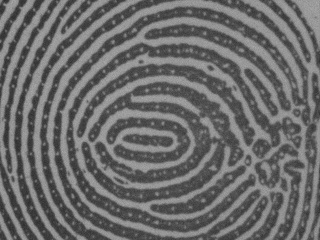
#> input picture task1/code/task1img/1.jpg, 320 x 240 px; its folder holds only this picture in this run
$ python -i utils.py   (imports and definitions only)   (older library calls are emulated)
#> lines starting #> are read from the running program, lines starting #| are printed output that depends on the picture
#> further down, picture is the input picture: shape (240, 320, 3); min 42, max 172, mean 107.1
import os
import tensorflow as tf
import numpy as np
import cv2


# [436 lines left out: functions placeholder_inputs, fill_feed_dict, _transform_mini_batch, create_dirs, nms, pairwise_distances and 11 more, not called in this run]
#返回images 和 labels

def retrieve_label_from_image_path(image_path):
  return int(image_path.split('_')[0])


# [192 lines left out: functions eer, roc, retrieval_rank, rank_n, trained_descriptors, not called in this run]


def compute_orientation(img):
  '''
  Computes fingerprint ridge orientation for every spatial location using
  the method proposed by Hong et al. (Fingerprint Image Enhancement:
  Algorithm and Performance Evaluation, 1998).

  Args:
    img: fingerprint image for which orientation will be computed.

  Returns:
    matrix with ridge orientation per spatial location.
  '''
  # compute gradients
  dx = cv2.Sobel(img, cv2.CV_64F, 1, 0, ksize=3)
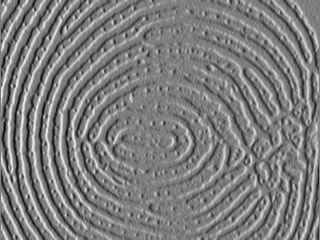
#> dx: shape (240, 320, 3) float64; min -337, max 344, mean 0.1; drawn with min black and max white
  dy = cv2.Sobel(img, cv2.CV_64F, 0, 1, ksize=3)
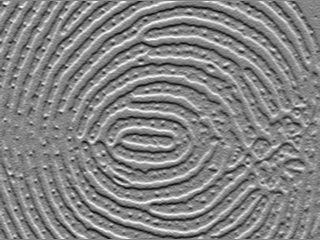
#> dy: shape (240, 320, 3) float64; min -303, max 282, mean -0.6; drawn with min black and max white

  # compute noisy orientation
  nu_x = np.zeros_like(img, dtype=np.float32)
  nu_y = np.zeros_like(img, dtype=np.float32)
  for i in range(8, img.shape[0] - 8):
    for j in range(8, img.shape[1] - 8):
      sub_dx = np.reshape(dx[i - 8:i + 9, j - 8:j + 9], -1)
      sub_dy = np.reshape(dy[i - 8:i + 9, j - 8:j + 9], -1)

      nu_x[i, j] = 2 * np.dot(sub_dx, sub_dy)
      nu_y[i, j] = np.dot(sub_dx + sub_dy, sub_dx - sub_dy)
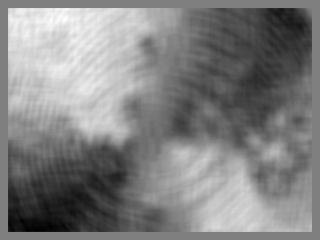
#> nu_x: shape (240, 320, 3) float32; min -17296170, max 17215458, mean 263215.6; drawn with min black and max white
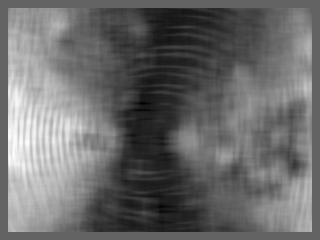
#> nu_y: shape (240, 320, 3) float32; min -15150468, max 23739120, mean 1153615.4; drawn with min black and max white

  # refine orientation
  phi_x = cv2.GaussianBlur(nu_x, (5, 5), 0)
  phi_y = cv2.GaussianBlur(nu_y, (5, 5), 0)
  orientation = np.arctan2(phi_x, phi_y) / 2
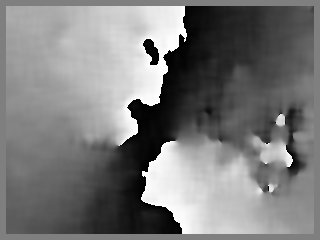
#> orientation: shape (240, 320, 3) float32; min -1.57, max 1.57, mean -0.0527; drawn with min black and max white

  return orientation


# [100 lines left out: functions dp_descriptors, detect_pores, not called in this run]

>>> import cv2
>>> picture = cv2.imread('task1img/1.jpg')
>>> result = compute_orientation(picture)

$ run again, on task1/code/task1img/10.jpg
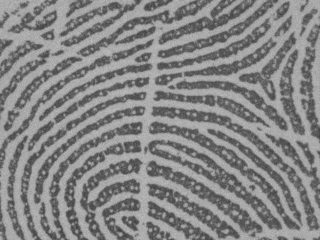
#> input picture task1/code/task1img/10.jpg, 320 x 240 px
#> picture is the input picture: shape (240, 320, 3); min 62, max 192, mean 132.9
#> after the loop in compute_orientation, `for i in range(8, img.shape[0] - 8):`:
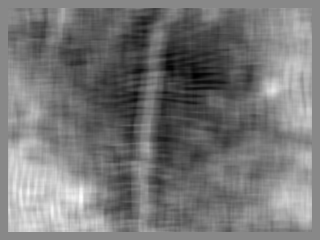
#> nu_y: shape (240, 320, 3) float32; min -21150624, max 18318396, mean -2656456.5; drawn with min black and max white
#> in compute_orientation, `orientation = np.arctan2(phi_x, phi_y) / 2`:
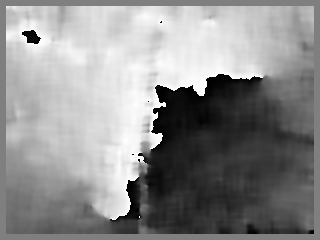
#> orientation: shape (240, 320, 3) float32; min -1.57, max 1.57, mean 0.176; drawn with min black and max white

$ run again, on task1/code/task1img/11.jpg
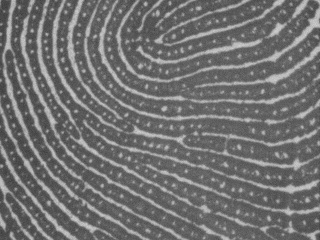
#> input picture task1/code/task1img/11.jpg, 320 x 240 px
#> picture is the input picture: shape (240, 320, 3); min 58, max 208, mean 112.9
#> after the loop in compute_orientation, `for i in range(8, img.shape[0] - 8):`:
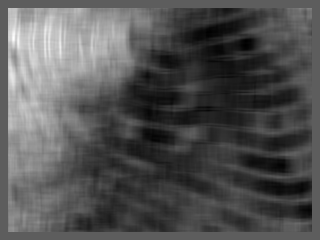
#> nu_y: shape (240, 320, 3) float32; min -17079156, max 29690520, mean -1765980.2; drawn with min black and max white
#> in compute_orientation, `orientation = np.arctan2(phi_x, phi_y) / 2`:
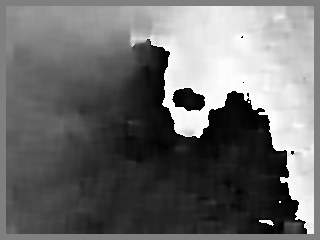
#> orientation: shape (240, 320, 3) float32; min -1.57, max 1.57, mean -0.233; drawn with min black and max white

$ run again, on task1/code/task1img/12.jpg
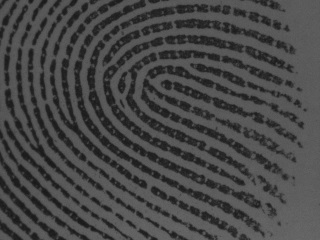
#> input picture task1/code/task1img/12.jpg, 320 x 240 px
#> picture is the input picture: shape (240, 320, 3); min 21, max 106, mean 71
#> after the loop in compute_orientation, `for i in range(8, img.shape[0] - 8):`:
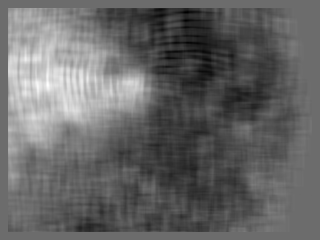
#> nu_y: shape (240, 320, 3) float32; min -7269756, max 9821172, mean -411712.7; drawn with min black and max white
#> in compute_orientation, `orientation = np.arctan2(phi_x, phi_y) / 2`:
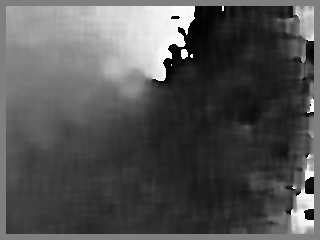
#> orientation: shape (240, 320, 3) float32; min -1.57, max 1.57, mean -0.538; drawn with min black and max white
